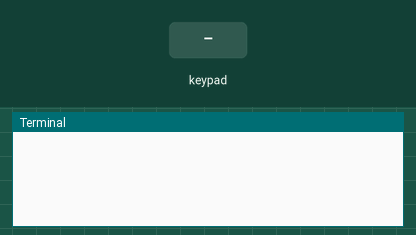
Bench run of a program on a simulated Raspberry Pi (BCM pin numbers). Shown: the last lines printed to the terminal. The test bench sets the inputs (shaded band).

Above: at 1.2 s.
1.3 s: key '1' pressed
At 2.5 s:
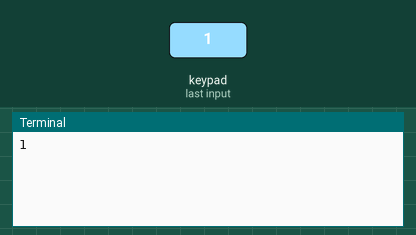
2.8 s: keypad keys 1 2 # pressed 0.4 s apart
At 4.4 s:
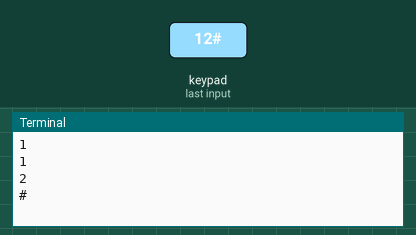
5.5 s: key '*' pressed
At 5.9 s:
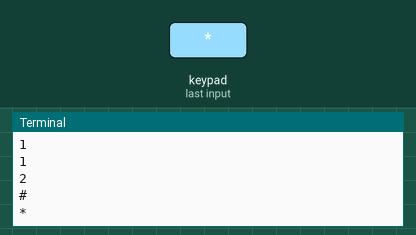
7.0 s: keypad keys 2 5 pressed 0.4 s apart
At 8.5 s:
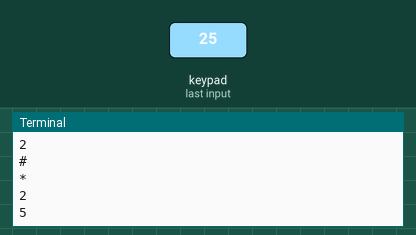
Timing chart, 0 to 10.0 s (numbered marks = the images above; inputs shaded):
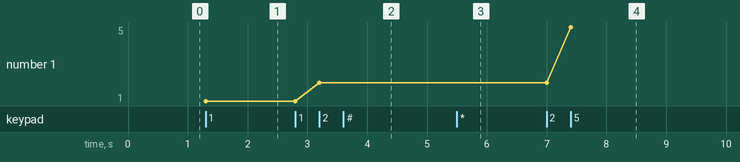

The program:

matrixpadTest.py
```python
# -*- coding: utf-8 -*-

import RPi.GPIO as gpio


matrix=[[1,2,3],
	[4,5,6],
	[7,8,9],
	['*',0,'#']]

rows=(12,16,20,21)
cols=(25,8,7)

gpio.setmode(gpio.BCM)

for row in rows:
	gpio.setup(row,gpio.IN,pull_up_down=gpio.PUD_UP)
for col in cols:
	gpio.setup(col,gpio.OUT)
	gpio.output(col,True)


try:
	while True:
		for j in xrange(0,3,1):
			gpio.output(cols[j],False)

			for i in xrange(0,4,1):
				if gpio.input(rows[i])==0:
					print matrix[i][j]
					while gpio.input(rows[i])==0:
						pass

			gpio.output(cols[j],True)


except KeyboardInterrupt:
	gpio.cleanup()
```

Measured:
- after the input at 1.3 s, the terminal: prints a new line at once (image 1)
- after the input at 2.8 s, the terminal: prints a new line after 0.40 s (image 2)
- after the input at 5.5 s, the terminal: prints a new line at once (image 3)
- after the input at 7.0 s, the terminal: prints a new line at once (image 4)
- plotted number 1: 1 → 2 after the input at 2.8 s, 2 → 5 after the input at 7.0 s
